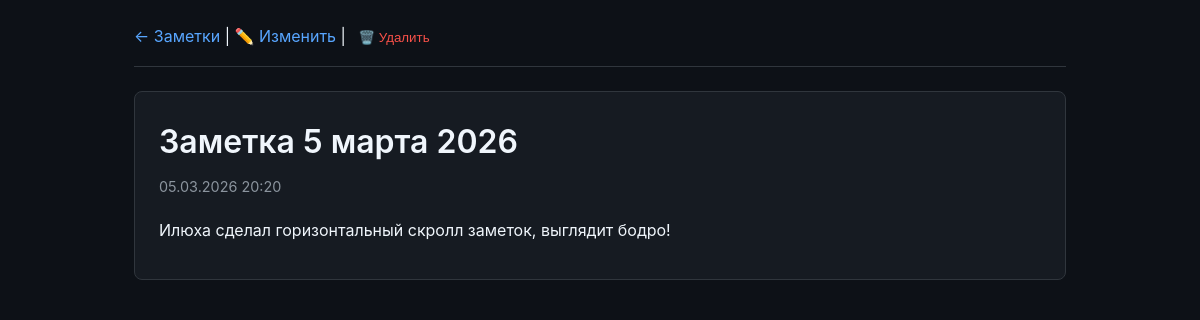
Page /notes/8/ on the committed database.
### notes/models.py (models this page shows, shortened)
class Note(models.Model):
    title = models.CharField(max_length=200)
    content = models.TextField(blank=True)
    created_at = models.DateTimeField(auto_now_add=True)
    def get_markdown_content(self):
        md_content = markdown.markdown(self.content)
        print(f"RAW: {self.content[:100]}")  # дебаг
        print(f"HTML: {md_content[:100]}")  # дебаг
        return md_content

### notes/views.py (the view)
# urls.py: path('notes/<int:pk>/', notes_views.note_detail, name='note_detail'),
def note_detail(request, pk):
    note = get_object_or_404(Note, pk=pk)
    print(f"DEBUG: note={note.title}, content={note.content[:50]}")  # дебаг
    return render(request, 'notes/note_detail.html', {'note': note})

### templates/notes/note_detail.html (shortened to what this page needs)
<!DOCTYPE html>
<html>
<head>
</head>
<body>
    <div class="container">
        <div class="header">
            <a href="{% url 'note_list' %}">← Заметки</a> |
            <a href="{% url 'note_edit' note.pk %}">✏️ Изменить</a> |
            <form method="post" action="{% url 'note_delete' note.pk %}" style="display: inline;">
                <button type="submit" class="delete-btn"
                        onclick="return confirm('🚨 ТОЧНО удалить «{{ note.title|escape }}» навсегда?\n\nНельзя отменить!');">🗑️ Удалить</button>
            </form>
        </div>
        <div class="content">
            <h1>{{ note.title }}</h1>
            <p class="date">{{ note.created_at|date:"d.m.Y H:i" }}</p>
            <div class="markdown-body">
                {{ note.get_markdown_content|safe }}
            </div>
        </div>
    </div>
</body>
</html>

### templates/notes/note_detail.html (style rules this page uses)
:root { --bg-primary: #0d1117; --bg-secondary: #161b22; --bg-tertiary: #21262d; --text-primary: #f0f6fc; --text-secondary: #8b949e; --text-accent: #58a6ff; --border: #30363d; --code-bg: #0d1117; --code-border: #21262d; }
* { box-sizing: border-box; margin: 0; padding: 0; }
body { font-family: -apple-system,BlinkMacSystemFont,"Segoe UI",Helvetica,Arial,sans-serif; line-height: 1.6; background: var(--bg-primary); color: var(--text-primary); }
.container { max-width: 980px; margin: 0 auto; padding: 24px; }
.header { margin-bottom: 24px; padding-bottom: 16px; border-bottom: 1px solid var(--border); }
.header a { color: var(--text-accent); text-decoration: none; }
h1 { font-size: 2em; font-weight: 600; margin: 0 0 8px 0; color: var(--text-primary); }
.date { color: var(--text-secondary); font-size: 0.9em; margin-bottom: 20px; }
.content { background: var(--bg-secondary); padding: 24px; border-radius: 8px; border: 1px solid var(--border); }
.markdown-body { color: var(--text-primary); }
.markdown-body p { margin: 12px 0; }
.delete-btn { background: none; border: none; color: #f85149; cursor: pointer; padding: 4px 8px; border-radius: 4px; }

### rows in the picture
Note: title "Заметка 5 марта 2026", created_at "05.03.2026 20:20", get_markdown_content "Илюха сделал горизонтальный скролл заметок, выглядит бодро!"
